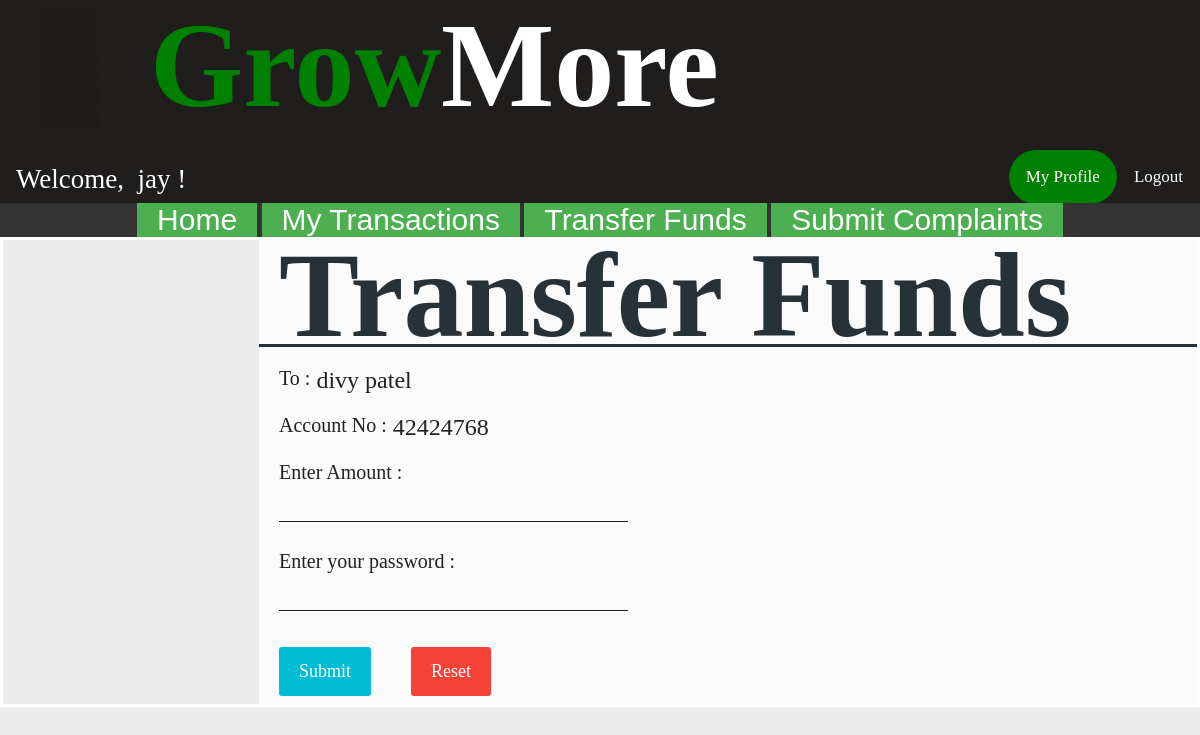
The app's page /send_funds.php?cust_id=5 (signed in) with its own data.
### tables this page shows
CREATE TABLE `customer` (
  `cust_id` int(11) NOT NULL,
  `first_name` varchar(30) DEFAULT NULL,
  `last_name` varchar(30) DEFAULT NULL,
  `gender` varchar(10) DEFAULT NULL,
  `dob` date DEFAULT NULL,
  `social_number` int(11) DEFAULT NULL,
  `email` varchar(30) DEFAULT NULL,
  `phone_no` varchar(20) DEFAULT NULL,
  `address` varchar(255) DEFAULT NULL,
  `branch` varchar(30) DEFAULT NULL,
  `account_no` int(11) DEFAULT NULL,
  `pin` int(4) DEFAULT NULL,
  `uname` varchar(30) DEFAULT NULL,
  `pwd` varchar(30) DEFAULT NULL,
  `Status` varchar(20) NOT NULL
);

### send_funds.php (the view, shortened to what this page needs)
<?php
include "header.php";
include "customer_navbar.php";
include "customer_sidebar.php";
if (isset($_GET['cust_id']))
{
								$id      = $_GET['cust_id'];
}
$sql0    = "SELECT * FROM customer WHERE cust_id=" . $id;
$result0 = $conn->query($sql0);
$row0    = $result0->fetch_assoc();
?>
<!DOCTYPE html>
<html>
<head>
    <link rel="stylesheet" href="customer_add_style.css">
</head>
<body>
    <form class="add_customer_form" action="send_funds_action.php?cust_id=<?php echo $id ?>" method="post">
        <div class="flex-container-form_header">
            <h1 id="form_header">Transfer Funds</h1>
        </div>
        <div class="flex-container">
            <div class=container>
                <label>
                    To : <label id="info_label">
                        <?php echo $row0["first_name"] . " " . $row0["last_name"] ?>
                    </label>
                </label>
            </div>
        </div>
        <div class="flex-container">
            <div class=container>
                <label>Account No : <label id="info_label"><?php echo $row0["account_no"] ?></label></label>
            </div>
        </div>
        <div class="flex-container">
            <div class=container>
                <label>Enter Amount :</label><br>
                <input name="amt" size="24" type="text" required />
            </div>
        </div>
        <div class="flex-container">
            <div  class=container>
                <label>Enter your password :</b></label><br>
                <input name="password" size="24" type="password" required />
            </div>
        </div>
        <div class="flex-container">
            <div class="container">
                <button type="submit">Submit</button>
            </div>
            <div class="container">
                <button type="reset" class="reset" onclick="return confirmReset();">Reset</button>
            </div>
        </div>
    </form>
</body>
</html>

### customer_navbar.php (shortened to what this page needs)
<?php
include "connect.php";
if (isset($_SESSION['loggedIn_cust_id']))
{
								$sql0   = "SELECT * FROM customer WHERE cust_id=" . $_SESSION['loggedIn_cust_id'];
								$result = $conn->query($sql0);
								$row    = $result->fetch_assoc();
}
?>
<!DOCTYPE html>
<html>
<head>
</head>
<body>
    <div class="nav-wrapper">
        <div class="topnav" id="theTopNav">
            <a id="user">Welcome, &nbsp<?php echo $row["first_name"]; ?> !</a>
            <a id="logout" href="./logout_action.php" onclick="return confirm('Are you sure?')">Logout</a>
            <a id="profile" href="./customer_profile.php">My Profile</a>
        </div>
    </div>
</body>
</html>

### customer_add_style.css (style rules this page uses)
.flex-container { display: -webkit-flex; display: flex; margin-left: 256px; width: auto; height: auto; -webkit-flex-wrap: wrap; flex-wrap: wrap; background-color: #FAFAFA; }
.flex-container-form_header { display: -webkit-flex; display: flex; margin-left: 256px; width: auto; height: auto; background-color: #FAFAFA; border-bottom: 3px solid #263238; }
h1[id="form_header"] { margin-left: 20px; font-family: Roboto-Thin; color: #263238; }
form { border: 3px solid white; width: inherit; margin-left: 0px; }
label { display: block; float: left; color: #212121; font-family: OpenSans-Bold; font-size: 20px; }
label[id="info_label"] { display: block; float: right; margin-left: 6px; font-family: Roboto-Regular; color: #212121; font-size: 24px; }
input[type=text], input[type=password] { font-family: Roboto-Regular; color: #212121; font-size: 24px; width: auto; margin: 8px 0; padding: 1px 1px; border: 0; border-bottom: 1px solid #212121; box-sizing: border-box; background-color: transparent; }
.container { margin-top: 20px; margin-left: 20px; margin-right: 20px; float: left; display: inline-block; }
button { font-family: OpenSans-Regular; font-size: 18px; background-color: #00BCD4; color: white; padding: 14px 20px; margin: 8px 0; border: none; cursor: pointer; width: 100%; border-radius: 3px; }
.reset { width: auto; background-color: #f44336; }

### header.php (style rules this page uses)
body { margin: 0; padding: 0; background-color: #ebebeb; }
h1 { font-family: OpenSans-Light; color: white; font-size: 120px; line-height: 3rem; margin-top: calc((1.5rem - 2rem) + 2.5rem); margin-bottom: 1.5rem; }

### customer_navbar.php (style rules this page uses)
.nav-wrapper { height: 53px; background: #333; }
.nav-wrapper .topnav { background-color: #201D1D; overflow: hidden; height: 53px; }
.topnav a[id="user"] { float: left; display: block; color: white; text-align: center; padding: 14px 16px; text-decoration: none; font-size: 27px; font-family: Roboto-Light; }
.topnav a[id="profile"] { float: right; display: block; color: white; text-align: center; padding: 17px 17px; text-decoration: none; font-size: 17px; font-family: OpenSans-Bold; background-color: green; border-radius: 40px; }
.topnav a[id="logout"] { float: right; display: block; color: white; text-align: center; padding: 17px 17px; text-decoration: none; font-size: 17px; font-family: OpenSans-Bold; background-color: #201D1D; border-radius: 30px; }

### customer_sidebar.php (style rules this page uses)
body { margin: 0; font-family: Arial, Helvetica, sans-serif; }
.topnav { overflow: hidden; background-color: #333; }
.topnav a { float: center; color: #f2f2f2; text-align: center; padding: 20px 20px; text-decoration: none; font-size: 30px; }

### records on screen
customer: first_name "jay"
customer: first_name "divy", last_name "patel", account_no "42424768"
